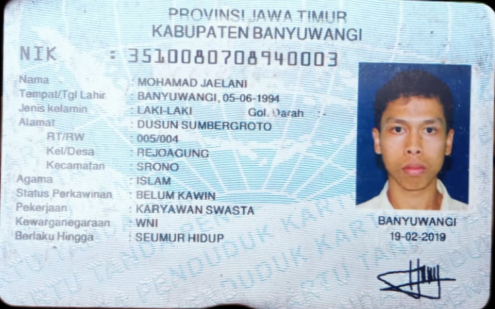
#> input picture tests/sample2.jpg, 495 x 309 px
$ python tests-adaptive.py
#> lines starting #> are read from the running program, lines starting #| are printed output that depends on the picture; after the words box and inside, x2 and y2 are one past the last pixel; in counts of white or black regions, pixels touching at a corner belong together
### src/pisahkan_ktp/ktp_segmenter.py
import os
import cv2
import numpy as np
import math
from pythonRLSA.rlsa_fast import rlsa_fast

def add_white_block_signature(image, block_width, block_height):
    '''
    This function will cover offside signature in detail area
    '''
    # Get the dimensions of the original image
    height, width, _ = image.shape

    # Create a white block image
    white_block = np.full((block_height, block_width, 3), 255, dtype=np.uint8)

    # Place the white block in front of the original image
    image_with_block_front = np.copy(image)
    image_with_block_front[height-block_height:, width-block_width:] = white_block

    return image_with_block_front

def add_white_block_provinsi(image, block_width, block_height):
    '''
    This function will create white block in upper left, upper left, and upper center of provinsi area
    '''
    # Get the dimensions of the original image
    height, width, _ = image.shape

    # Create a white block image
    white_block = np.full((block_height, block_width, 3), 255, dtype=np.uint8)
    upper_height = 5
    white_block_upper = np.full((upper_height, width, 3), 255, dtype=np.uint8)

    image_with_block_front = np.copy(image)
    # Place the white block in the upper left corner of the original image
    image_with_block_front[:block_height, :block_width] = white_block
    # Place the white block in the upper right corner of the original image
    image_with_block_front[:block_height, width - block_width:] = white_block
    # Place the white block in the upper center of the original image
    image_with_block_front[:upper_height, :] = white_block_upper

    return image_with_block_front

def prepareRecognitionArea(image_path):
    '''
    This function will crop image to provinsi, nik, and detail area
    '''
    assert isinstance(image_path, str), "Image Path for OCR Process"
    try:
      # Open Image
      img = cv2.imread(image_path)

      # Resize Image to Standard Preprocessing Size
      imgResize = cv2.resize(img, (1000, 700))

      # Segment Identity Card (Indonesian IC) based on Image Ratio
      imgHeight, imgWidth = imgResize.shape[:2]
      # Param List Note: Matrix[[y, height], [x, width]]
      provinsi_area = imgResize[5:int(imgHeight*0.16), 5:imgWidth-10]
      provinsi_area = add_white_block_provinsi(provinsi_area, 30, 50) # This function implemented for provinsi area only - to cover border error

      nik_area = imgResize[int(imgHeight*0.135):int((imgHeight*0.135)+(imgHeight*0.12)), 0:int(imgWidth*0.75)]

      detail_area = imgResize[int(imgHeight*0.23):int((imgHeight*0.23)+(imgHeight*0.7)), 0:int(imgWidth*0.7)]
      detail_area = add_white_block_signature(detail_area, 100, 200) # This function implemented for detail area only - to cover offside signature

      return imgResize, provinsi_area, nik_area, detail_area
    except Exception as e:
      print(f"ERROR: {e}")
      return None

# [24 lines left out: function prepareRecognitionAreaNdarray, not called in this run]

def apply_clahe_to_channels(image, clip_limit=2.0, tile_grid_size=(8, 8)):
    '''
    This function will do clahe operation
    '''
    # Split the image into individual channels
    channels = cv2.split(image)

    # Apply CLAHE to each channel
    clahe = cv2.createCLAHE(clipLimit=clip_limit, tileGridSize=tile_grid_size)
    clahe_channels = [clahe.apply(channel) for channel in channels]

    # Merge the CLAHE-enhanced channels back into an image
    clahe_image = cv2.merge(clahe_channels)

    return clahe_image

def preprocessRecognitionArea(image, contrast_factor=1.7, gamma_factor=1.0):
    '''
    This function will preprocess the image of each area
    '''
    # Adjust Image Contrast
    factor = contrast_factor # 1.7
    imgAdjustedContrast = image.astype(float)*factor
    imgAdjustedContrast = np.clip(imgAdjustedContrast, 0, 255).astype(np.uint8)

    # Gamma Correction - gamma correction can strengthen or weaken dark colors depending on the gamma value used
    gamma = gamma_factor # 1.0
    gamma_corrected = np.clip(imgAdjustedContrast ** (1 / gamma), 0, 255).astype(np.uint8)

    # Standarize Image Channel
    imageClahe = apply_clahe_to_channels(gamma_corrected, clip_limit=3.0, tile_grid_size=(8, 8))

    # Denoise Image
    imgDenoise = cv2.fastNlMeansDenoisingColored(imageClahe, None, 12, 12, 2, 20)

    # Gray Image
    imgGray = cv2.cvtColor(imgDenoise, cv2.COLOR_BGR2GRAY)

    # Thresholding Image
    imgThresh = cv2.threshold(imgGray, 220, 255, cv2.THRESH_TRUNC)[1]

    return imgThresh

# [34 lines left out: functions add_black_block_details, add_black_block_border, not called in this run]

def findTextPattern(image, typeImage):
    '''
    This function will create text line pattern for each row in the image
    '''
    # Thresholding Image
    threshImage = cv2.threshold(image, 220, 255, cv2.THRESH_BINARY | cv2.THRESH_OTSU)[1]

    # RLSA Operation to extract out the ROI(region of interest) like block-of-text/title/content with applied heuristics.
    rlsaValue = max(math.ceil(image.shape[0]/100),math.ceil(image.shape[1]/100))+20
    rlsaImage = rlsa_fast(threshImage, True, False, rlsaValue)

    # Reverse Monochrome Color
    reverseBWImage = cv2.bitwise_not(rlsaImage.astype(np.uint8))

    # Erode - Dilate Vertically
    kernel = np.ones((8, 10), np.uint8)
    erodeImage = cv2.erode(reverseBWImage, kernel, iterations=1)

    # Add White Block Middle Separator
    if typeImage == "detail":
      erodeImage = add_black_block_details(erodeImage, 100, 20)

    # Clear Edge
    erodeImage = add_black_block_border(erodeImage, 8, 4, 40, 40)

    # Remove Tall Black Regions - Indicate Noise
    clearImage = np.zeros_like(erodeImage)
    # Find contours of the black regions
    contours, _ = cv2.findContours(erodeImage, cv2.RETR_EXTERNAL, cv2.CHAIN_APPROX_SIMPLE)
    # Remove tall black regions
    max_height_threshold_black_region = 50
    for contour in contours:
        # Get bounding box of the contour
        x, y, w, h = cv2.boundingRect(contour)
        # Check if the height exceeds the threshold
        if h < max_height_threshold_black_region:
            # Fill the tall black region with white color
            cv2.drawContours(clearImage, [contour], 0, (255), -1)

    # Dilate Image
    kernel = np.ones((1, 300), np.uint8)
    fullRowDilateImage = cv2.dilate(clearImage, kernel, iterations=1)

    # Erode - Dilate Vertically
    kernel = np.ones((4, 1), np.uint8)
    fullRowErodeImage = cv2.erode(fullRowDilateImage, kernel, iterations=1)

    # Thinning Black Area
    thinDilateImage = cv2.ximgproc.thinning(fullRowErodeImage)

    # Reverse Monochrome Color
    patternImage = cv2.bitwise_not(thinDilateImage)

    return patternImage

# [62 lines left out: functions provinsiCreateBoudingBox, nikCreateBoudingBox, detailCreateBoudingBox, not called in this run]

def segmenter(image_path, contrast_factor=1.7, gamma_factor=1.0):
    '''
     This function identifies and isolates sections of Indonesian identity cards from images.
     By detecting text and photo areas, it creates boundaries for province, nik, and personal information.
    '''
    assert isinstance(image_path, str), "image_path can be str() type only"

    try:
        # Attempt to open the file in read mode
        with open(image_path, "r"):
            # Original Image
            originalImage, provinsiArea, nikArea, detailArea = prepareRecognitionArea(image_path)

            # Preprocessed Image
            provinsiAreaPreprocessed = preprocessRecognitionArea(provinsiArea, contrast_factor=contrast_factor, gamma_factor=gamma_factor)
            nikAreaPreprocessed = preprocessRecognitionArea(nikArea, contrast_factor=contrast_factor, gamma_factor=gamma_factor)
            detailAreaPreprocessed = preprocessRecognitionArea(detailArea, contrast_factor=contrast_factor, gamma_factor=gamma_factor)

            # Pattern Image
            provinsiAreaPattern = findTextPattern(provinsiAreaPreprocessed, "provinsi")
            nikAreaPattern = findTextPattern(nikAreaPreprocessed, "nik")
            detailAreaPattern = findTextPattern(detailAreaPreprocessed, "detail")

            # Draw bounding boxes on the original image
            segmented_provinsi = []
            boundingBoxesRowsProvinsi = provinsiCreateBoudingBox(provinsiAreaPattern, 450)
            for bbox in boundingBoxesRowsProvinsi:
                x1, y1, x2, y2 = bbox
                segmented_provinsi.append(provinsiArea[y1:y2, x1:x2])

            segmented_nik = []
            boundingBoxesRowsNIK = nikCreateBoudingBox(nikAreaPattern, 450)
            for bbox in boundingBoxesRowsNIK:
                x1, y1, x2, y2 = bbox
                segmented_nik.append(nikArea[y1:y2, x1:x2])

            segmented_detail = []
            boundingBoxesRowsDetail = detailCreateBoudingBox(detailAreaPattern, 450)
            for bbox in boundingBoxesRowsDetail:
                x1, y1, x2, y2 = bbox
                segmented_detail.append(detailArea[y1:y2, x1:x2])

            return {
                "image": [originalImage],
                "provinsiArea": segmented_provinsi,
                "nikArea": segmented_nik,
                "detailArea": segmented_detail,
            }
    except FileNotFoundError:
        # If the file does not exist, FileNotFoundError is raised
        raise FileNotFoundError("File does not exist.")

# [53 lines left out: functions segmenter_ndarray, detect_empty_list_in_dict, not called in this run]

def adaptive_segmenter(image_path, contrast_factor=1.7, delta_contrast=0.1, gamma_factor=1.0):
    '''
    This function will execute segmenter() with operation of contrast_factor if result contain []. contrast_factor will be reduced by delta_contrast
    '''
    contrast_factor = contrast_factor
    while (contrast_factor >= 1.0):
        result = segmenter(image_path, contrast_factor=contrast_factor, gamma_factor=gamma_factor)
#> in prepareRecognitionArea, img is the input picture: shape (309, 495, 3); mean B, G, R 215.5, 205, 189.8
#> in prepareRecognitionArea, `imgResize = cv2.resize(img, (1000, 700))`:
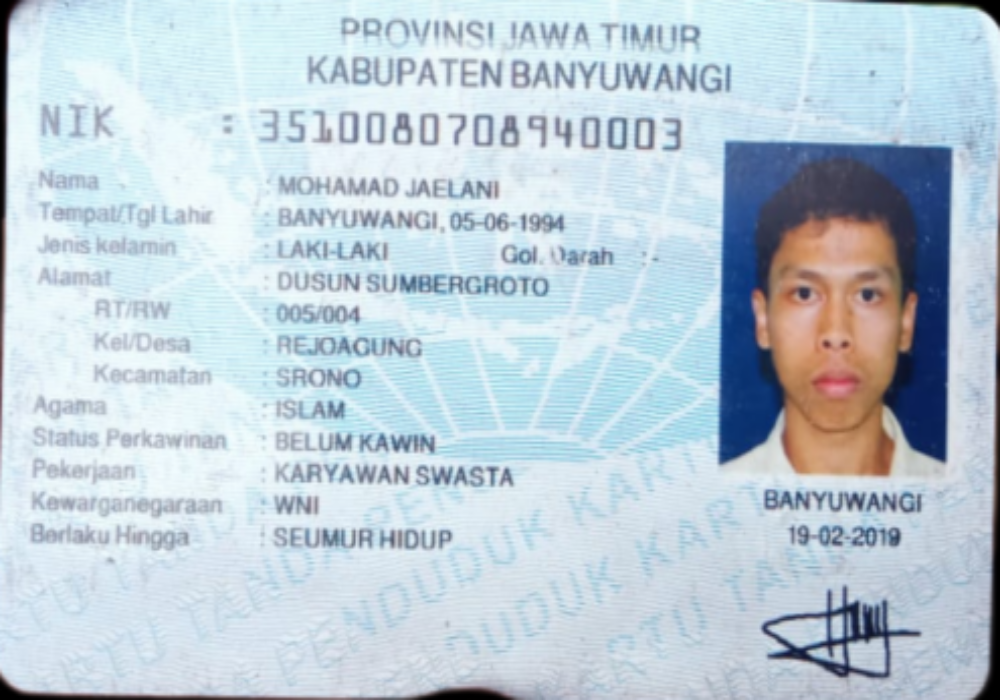
#> imgResize: shape (700, 1000, 3); mean B, G, R 215.4, 204.9, 189.7
#> in prepareRecognitionArea, `provinsi_area = imgResize[5:int(imgHeight*0.16), 5:imgWidth-10]`:
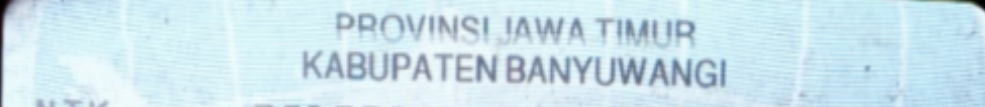
#> provinsi_area: shape (107, 985, 3); mean B, G, R 237.3, 228.2, 204.6
#> in prepareRecognitionArea, `nik_area = imgResize[int(imgHeight*0.135):int((imgHeight*0.135)+(imgHe..`:
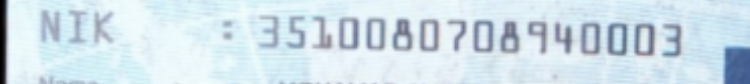
#> nik_area: shape (84, 750, 3); mean B, G, R 233.4, 224.3, 208.2
#> in add_white_block_signature, `image_with_block_front[height-block_height:, width-block_width:] = whi..`:
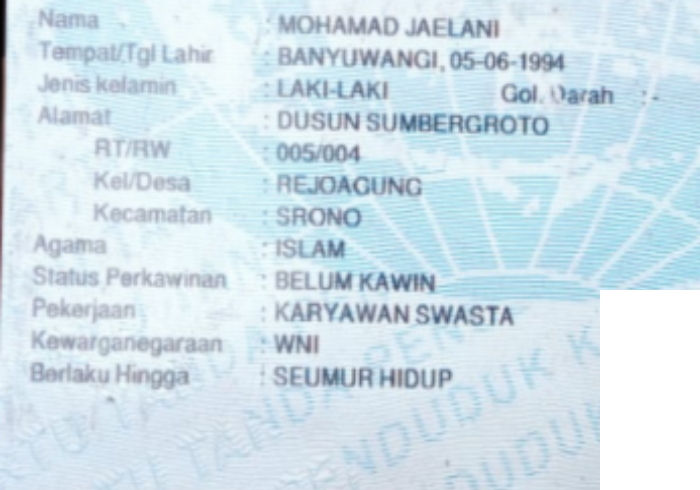
#> image_with_block_front: shape (490, 700, 3); mean B, G, R 235.1, 225.9, 208.1
#> in apply_clahe_to_channels, `clahe_channels = [clahe.apply(channel) for channel in channels]`: clahe_channels = 3 items
#> call 3 of preprocessRecognitionArea, with contrast_factor = 1.7, gamma_factor = 1
#> in preprocessRecognitionArea (call 3), `imgAdjustedContrast = np.clip(imgAdjustedContrast, 0, 255).astype(np.u..`:
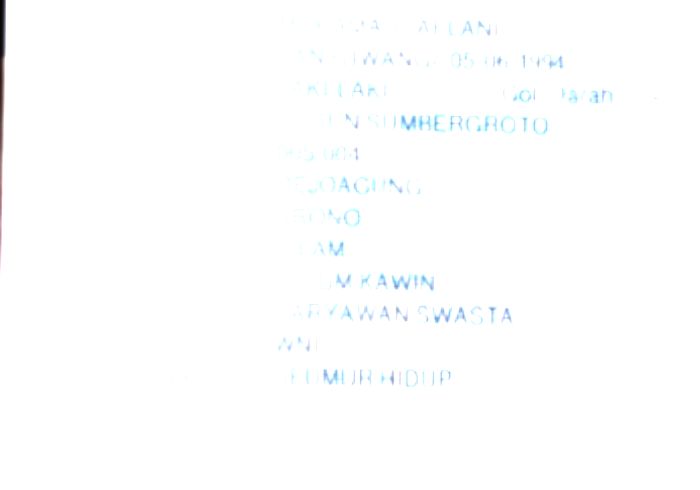
#> imgAdjustedContrast: shape (490, 700, 3); mean B, G, R 254.5, 254.2, 253.5
#> in preprocessRecognitionArea (call 3), `imgThresh = cv2.threshold(imgGray, 220, 255, cv2.THRESH_TRUNC)[1]`:
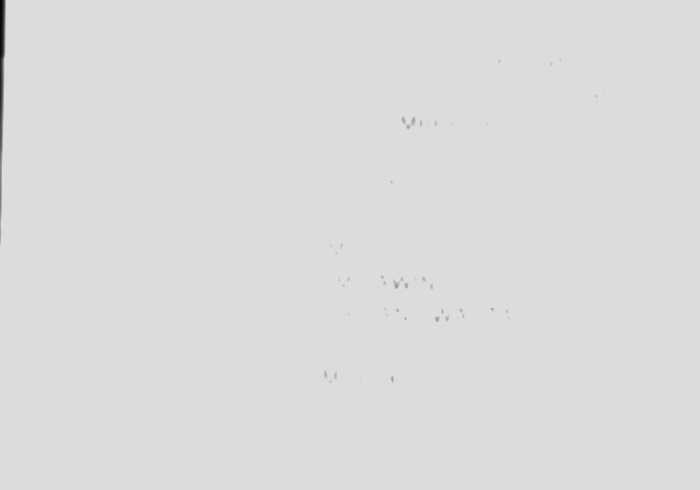
#> imgThresh: shape (490, 700); min 4, max 220, mean 219.6
#> in findTextPattern, `threshImage = cv2.threshold(image, 220, 255, cv2.THRESH_BINARY | cv2.T..`:
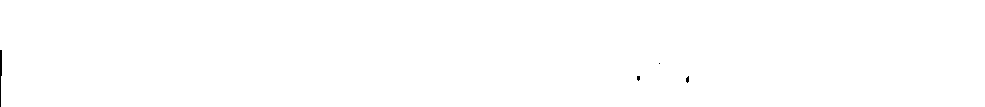
#> threshImage: shape (107, 985); 99.9% white; 4 black regions (3 under 20 px), largest, box (x1, y1, x2, y2) and area: (0, 50, 2, 107) 83
        if detect_empty_list_in_dict(result):
            contrast_factor = round(contrast_factor - delta_contrast, 1)
        else:
            return result

# [89 lines left out: functions adaptive_segmenter_ndarray, getPassPhoto, getSignature, getPassPhotoNdarray, getSignatureNdarray, not called in this run]

### tests-adaptive.py
from src.pisahkan_ktp.ktp_segmenter import adaptive_segmenter
import matplotlib.pyplot as plt
import cv2

def show_result(result_dict):
    num_boxes = len(result_dict)
    fig, axes = plt.subplots(num_boxes, 1)
    if num_boxes == 1:
        axes = [axes]
    for i, bbox in enumerate(result_dict):
        ax = axes[i]
        if bbox.size:
            ax.imshow(cv2.cvtColor(bbox, cv2.COLOR_BGR2RGB))
            ax.axis('off')
    plt.tight_layout()
    plt.show()

image_path = "./tests/sample2.jpg"
#> (the run stopped early here; a loop or call above may not have finished)

$ run again, with tests/sample.jpg copied over tests/sample2.jpg
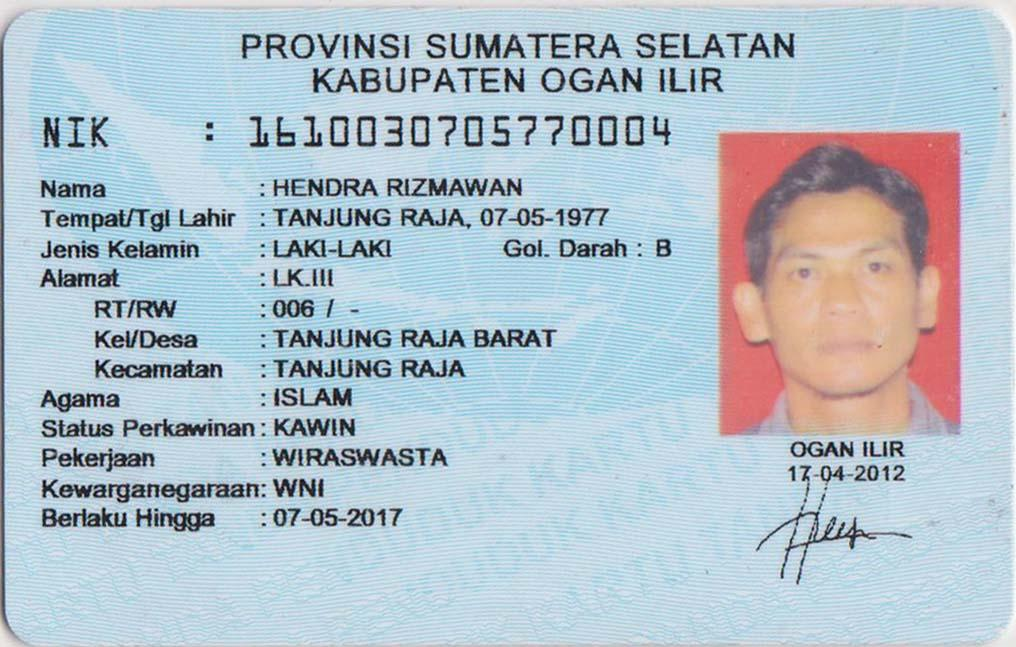
#> input picture tests/sample.jpg, 1016 x 647 px
#> in prepareRecognitionArea, img is the input picture: shape (647, 1016, 3); mean B, G, R 203.8, 193.3, 178.9
#> in add_white_block_signature, `image_with_block_front[height-block_height:, width-block_width:] = whi..`:
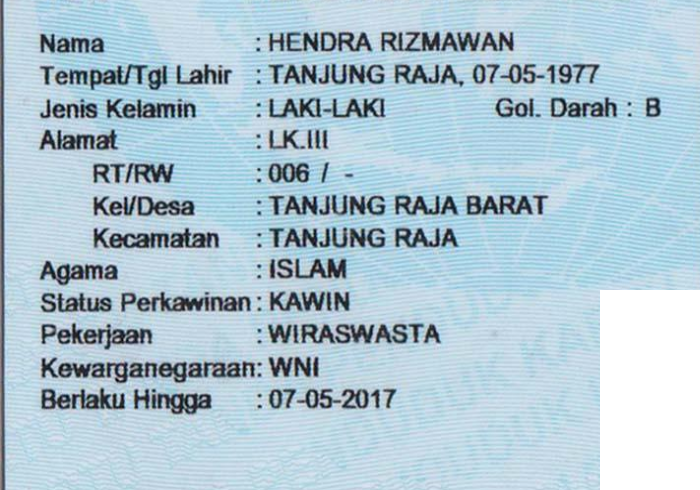
#> image_with_block_front: shape (490, 700, 3); mean B, G, R 212.2, 199.3, 175.4
#> clahe_channels = 3 items
#> gamma_corrected: shape (84, 750, 3)
#> clahe_image: shape (84, 750, 3)
#> imgDenoise: shape (84, 750, 3)
#> imgGray: shape (84, 750)
#> imgThresh: shape (84, 750)
#> gamma_corrected: shape (490, 700, 3)
#> clahe_image: shape (490, 700, 3)
#> imgDenoise: shape (490, 700, 3)
#> imgGray: shape (490, 700)
#> imgThresh: shape (490, 700)
#> in findTextPattern, `threshImage = cv2.threshold(image, 220, 255, cv2.THRESH_BINARY | cv2.T..`:
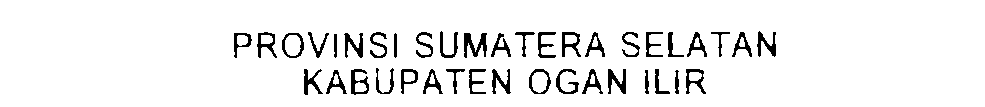
#> threshImage: shape (107, 985); 93.6% white; 40 black regions, largest, box (x1, y1, x2, y2) and area: (464, 33, 487, 58) 305, (608, 69, 626, 94) 240, (344, 33, 363, 58) 228
